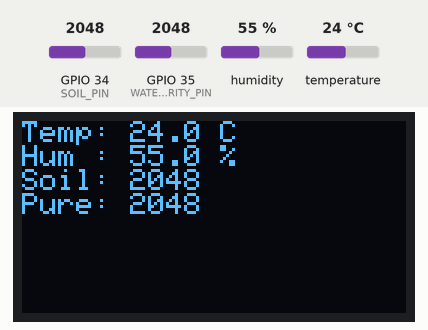
Simulated run of this sketch. Board: ESP32. Parts: 128×64 one-colour display. Inputs (shaded band) come from the test bench; at power-on: humidity 55 %, GPIO 34 (SOIL_PIN) = 2048, GPIO 35 (WATER_PURITY_PIN) = 2048, temperature 24 °C. WiFi joins after 1.5 s; servers stay silent unless stated; what the sketch prints to the serial monitor is not drawn.

Above: at 4.5 s.
4.6 s: humidity set to 22 %
At 6.5 s:
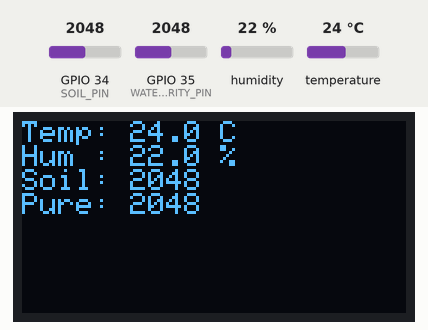
7.3 s: GPIO 34 (SOIL_PIN) set to 2866
At 8.1 s:
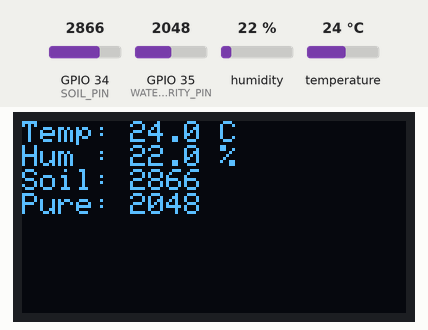
10.0 s: GPIO 35 (WATER_PURITY_PIN) set to 2866
At 12.6 s:
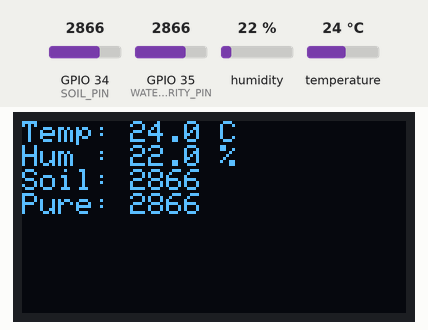
13.0 s: temperature set to 12 °C
At 14.3 s:
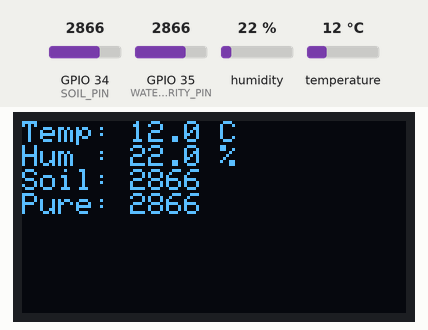
15.7 s: GPIO 34 (SOIL_PIN) set to 3972
At 18.8 s:
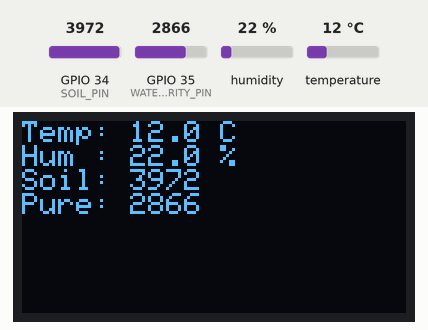
19.1 s: GPIO 35 (WATER_PURITY_PIN) set to 3972
At 20.5 s:
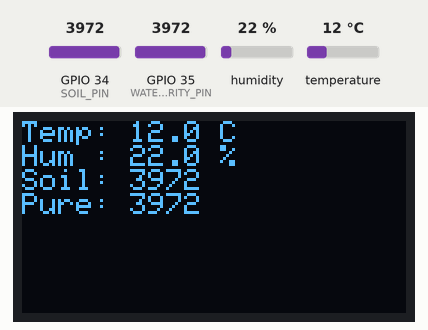
Timing chart, 0 to 22.1 s (numbered marks = the images above; inputs shaded):
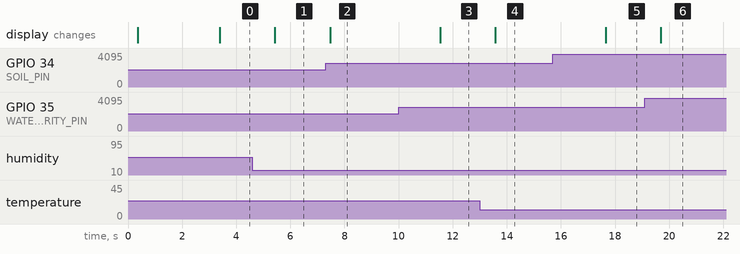

The sketch:

version_2.ino
```cpp
/************************************************************
  ESP32  ▶ Fish-Hatchery Demo + OLED Display (No ThingSpeak)
  Sensors:
    • DHT22  (Temp & RH)    -> GPIO 15
    • Pot-1  (Soil Moisture)-> GPIO 34 (ADC1_CH6)
    • Pot-2  (Water Purity) -> GPIO 35 (ADC1_CH7)
************************************************************/

#include <WiFi.h>
#include "DHTesp.h"
#include <Wire.h>
#include <Adafruit_GFX.h>
#include <Adafruit_SSD1306.h>

// ─── USER SETTINGS ────────────────────────────────────────
const char* ssid     = "Wokwi-GUEST";
const char* password = "";

// ─── PIN DEFINITIONS ──────────────────────────────────────
constexpr uint8_t DHT_PIN           = 15;
constexpr uint8_t SOIL_PIN          = 34;   // ADC1
constexpr uint8_t WATER_PURITY_PIN  = 35;   // ADC1

// ─── OBJECTS ──────────────────────────────────────────────
DHTesp dht;

// OLED config
#define SCREEN_WIDTH 128
#define SCREEN_HEIGHT 64
#define OLED_RESET -1
Adafruit_SSD1306 display(SCREEN_WIDTH, SCREEN_HEIGHT, &Wire, OLED_RESET);

// ─── SETUP ────────────────────────────────────────────────
void setup() {
  Serial.begin(115200);
  delay(300);

  // Initialise DHT22
  dht.setup(DHT_PIN, DHTesp::DHT22);

  // OLED Init
  if (!display.begin(SSD1306_SWITCHCAPVCC, 0x3C)) {
    Serial.println("OLED init failed!");
    while (true);
  }
  display.clearDisplay();
  display.setTextSize(1);
  display.setTextColor(SSD1306_WHITE);
  display.setCursor(0, 0);
  display.println("Fish Hatchery Monitor");
  display.display();
  delay(1500);

  // Wi-Fi
  Serial.print("Connecting to WiFi: ");
  Serial.println(ssid);
  WiFi.begin(ssid, password);
  while (WiFi.status() != WL_CONNECTED) {
    delay(500);
    Serial.print('.');
  }
  Serial.println("\nWiFi connected. IP: " + WiFi.localIP().toString());

  // Configure ADC pins
  pinMode(SOIL_PIN,  INPUT);
  pinMode(WATER_PURITY_PIN, INPUT);
}

// ─── MAIN LOOP ────────────────────────────────────────────
void loop() {
  // ── Read sensors ───────────────────────────────────────
  TempAndHumidity dhtData = dht.getTempAndHumidity();
  int soilRaw   = analogRead(SOIL_PIN);          // 0–4095
  int purityRaw = analogRead(WATER_PURITY_PIN);  // 0–4095

  // Log to Serial Monitor
  Serial.printf("Temp: %.1f °C | Hum: %.1f %% | Soil: %d | Purity: %d\n",
                dhtData.temperature, dhtData.humidity, soilRaw, purityRaw);

  // ── Display on OLED ────────────────────────────────────
  display.clearDisplay();
  display.setCursor(0, 0);
  display.printf("Temp: %.1f C\n", dhtData.temperature);
  display.printf("Hum : %.1f %%\n", dhtData.humidity);
  display.printf("Soil: %d\n", soilRaw);
  display.printf("Pure: %d\n", purityRaw);
  display.display();

  delay(2000);
}
```

Measured:
- after the input at 4.6 s, the display: changes after 0.83 s (image 1)
- after the input at 7.3 s, the display: changes after 0.17 s (image 2)
- after the input at 10.0 s, the display: changes after 1.5 s (image 3)
- after the input at 13.0 s, the display: changes after 0.58 s (image 4)
- after the input at 15.7 s, the display: changes after 1.9 s (image 5)
- after the input at 19.1 s, the display: changes after 0.59 s (image 6)
